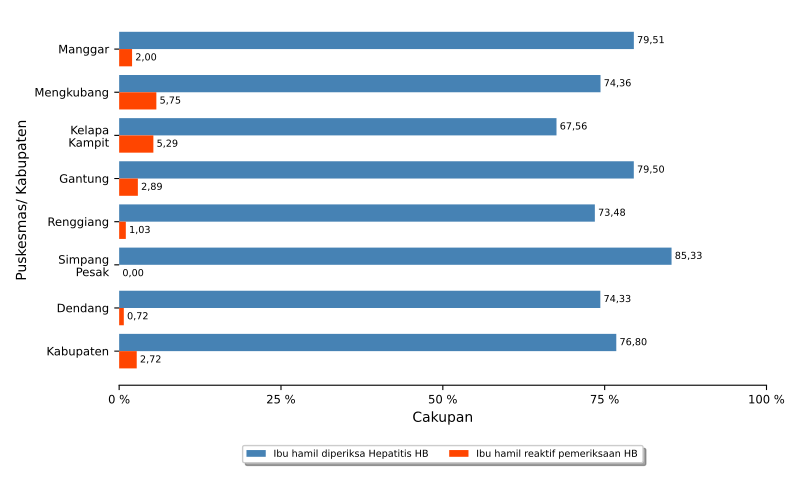

Write Python code to recreate this figure.
import numpy as np
import matplotlib.pyplot as plt
import pandas
from textwrap import wrap
from matplotlib.ticker import FuncFormatter
import locale
locale.setlocale(locale.LC_ALL, 'id_ID.UTF8')

import sys, os, inspect
currentdir = os.path.dirname(os.path.abspath(inspect.getfile(inspect.currentframe())))
parentdir = os.path.dirname(currentdir)
sys.path.insert(0, parentdir)

berkasData = currentdir +'\\bab_06_05a_dataBumilHB.csv'
berkasSimpan = currentdir +'\\bab_06_05a_bumilHB.pdf'
# judulDiagram = 'Deteksi Ibu Hamil HB\nTahun 2022'
sumbuX = 'Cakupan'
sumbuY = 'Puskesmas/ Kabupaten'
labelBar1 = 'Ibu hamil diperiksa Hepatitis HB'
labelBar2 = 'Ibu hamil reaktif pemeriksaan HB'
tickerSumbuX = np.arange(0,110,25)

# read data file
colnames = ['puskesmas','periksaHB','reaktifHB']
data = pandas.read_csv(berkasData, names=colnames, sep=';')
puskesmas = data.puskesmas.tolist()
bar1 = data.periksaHB.tolist()
bar2 = data.reaktifHB.tolist()

ind = np.arange(len(puskesmas))  # the x locations for the groups
width = 0.4      # the width of the bars

# make bars
fig, ax = plt.subplots()
rects1 = ax.barh(ind, bar1, width, color='steelblue', label = labelBar1)
rects2 = ax.barh(ind + width, bar2, width, color='orangered', label = labelBar2)

# add some text for labels, title and axes ticks
# ax.set_title(judulDiagram)
ax.set_xticks(tickerSumbuX)
ax.set_xlabel(sumbuX)
formatter = FuncFormatter(lambda x, pos: "{:n} %".format(x))
ax.xaxis.set_major_formatter(formatter)

ax.set_yticks(ind+0.5*width)
ax.set_yticklabels(list([ '\n'.join(wrap(l, 10)) for l in puskesmas ]))
ax.set_ylabel(sumbuY)
ax.invert_yaxis()

ax.tick_params(axis='both', which='major', labelsize='small')
ax.tick_params(axis='y')
ax.spines['top'].set_visible(False)
ax.spines['right'].set_visible(False)
ax.spines['left'].set_visible(False)

# make legend box
box = ax.get_position()
ax.set_position([box.x0, box.y0 + box.height * 0.1, box.width, box.height * 0.9])
ax.legend(fontsize='x-small', loc='upper center', bbox_to_anchor=(0.5, -0.15), fancybox=True, shadow=True, ncol=2)

# add data label
for i, v in enumerate(bar1):
    ax.text(v+0.5, i, '{:n}'.format(round(v,2)), ha='left', va='center', fontsize='x-small')
for i, v in enumerate(bar2):
    ax.text(v+0.5, i+width, '{:n}'.format(round(v,2)), ha='left', va='center', fontsize='x-small')
    
# finishing
pyrfig = plt.figure(1)
pyrfig.set_figwidth(8)
pyrfig.set_figheight(5)
# tight_layout to make consistent size
# adjust subplot to make room for legend
fig.subplots_adjust(bottom=-0.15)
plt.tight_layout()
plt.savefig(berkasSimpan)
plt.close(pyrfig)
# plt.show()
